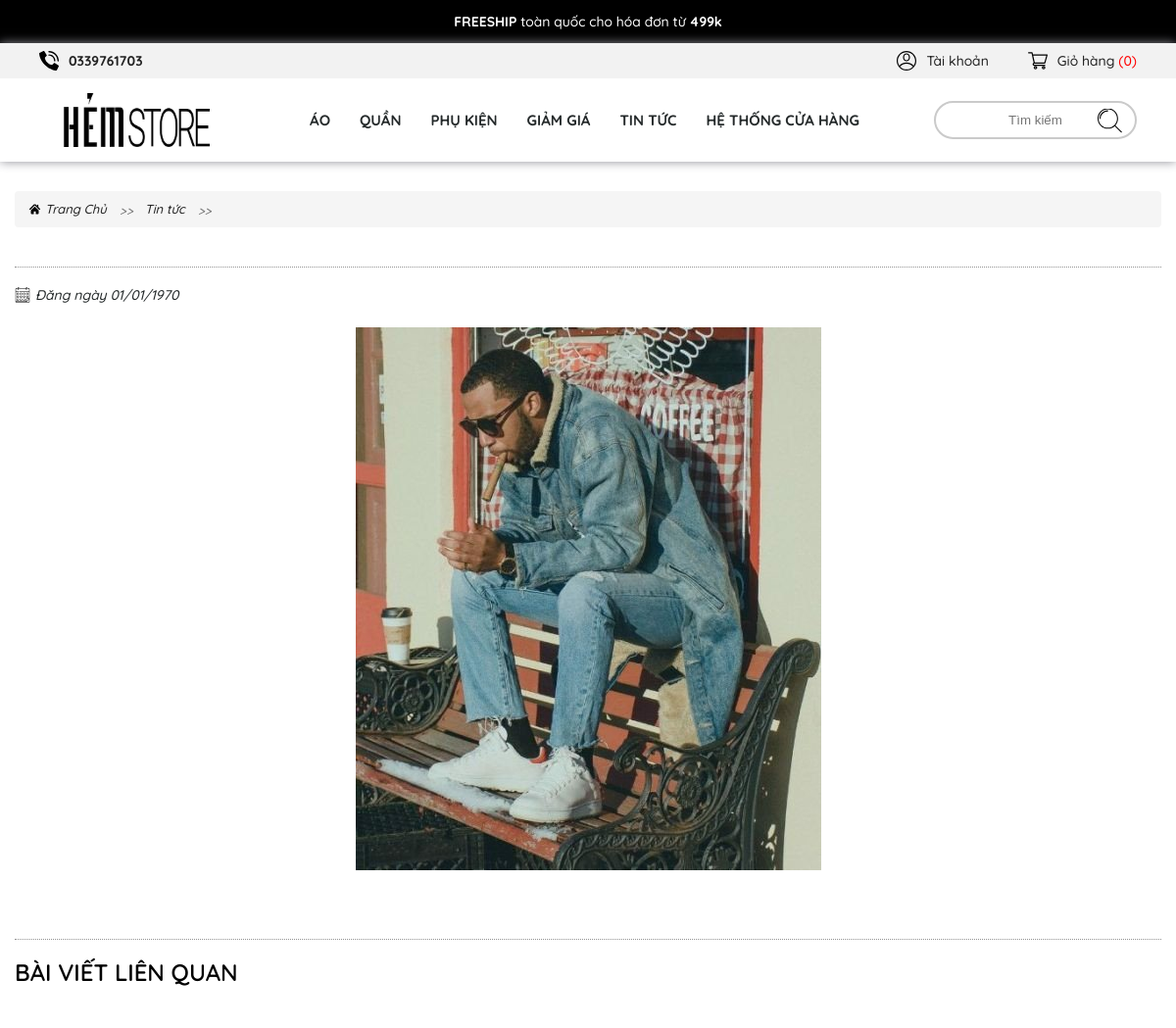
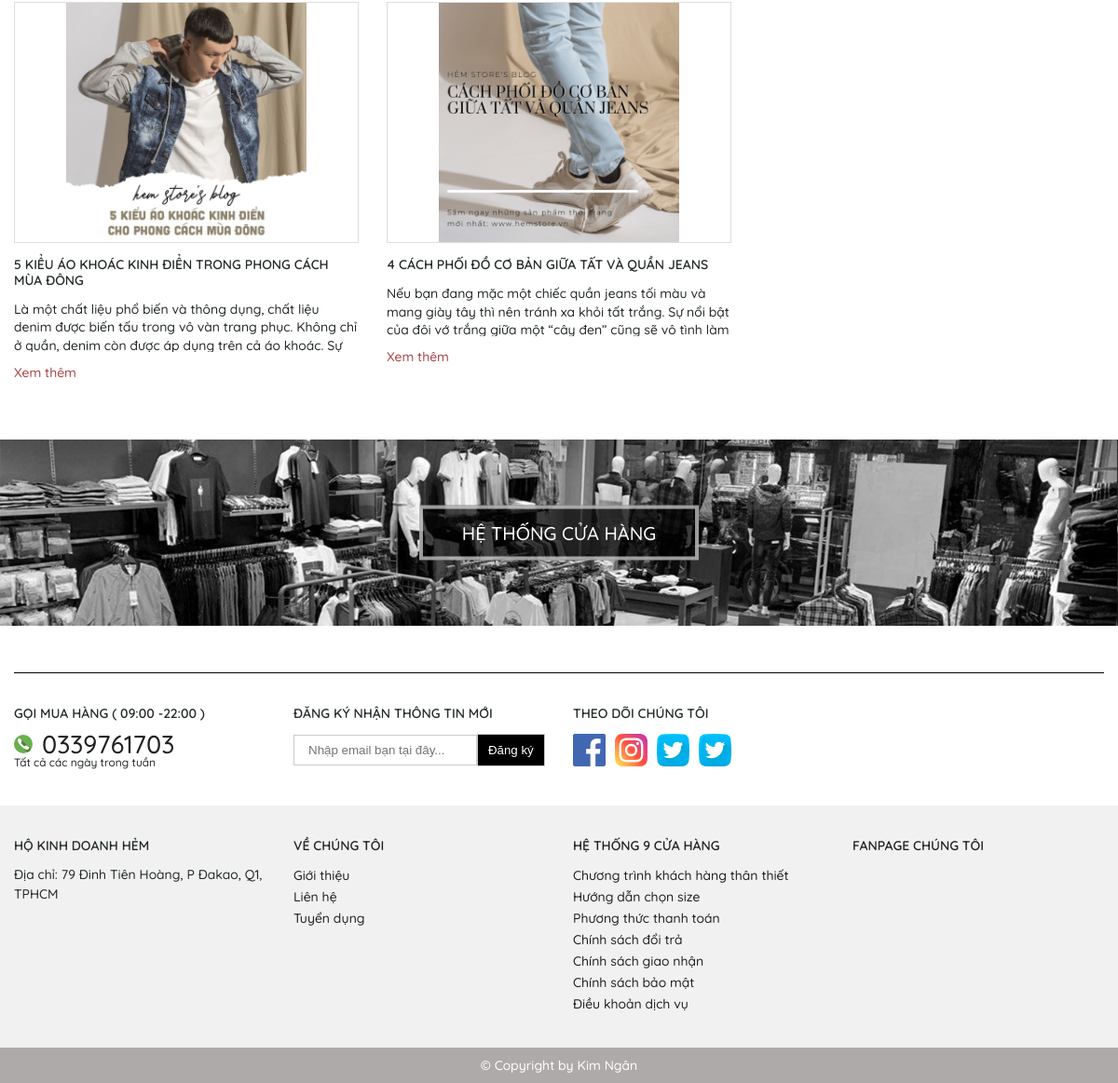
Page /new-details.php on the committed database (2 pictures, top to bottom).
### tables this page shows
CREATE TABLE `tbl_category` (
  `category_id` int(11) NOT NULL,
  `category_name` varchar(100) NOT NULL,
  `category_image` varchar(150) NOT NULL,
  `category_link` varchar(250) NOT NULL
);

CREATE TABLE `tbl_news` (
  `new_id` int(11) NOT NULL,
  `new_image` varchar(150) NOT NULL,
  `new_status` text NOT NULL,
  `new_title` varchar(150) NOT NULL,
  `new_date` timestamp NOT NULL DEFAULT current_timestamp() ON UPDATE current_timestamp()
);

### new-details.php (the view, shortened to what this page needs)
<?php
	include('./db/connect.php');
	include('./inc/header.php');
?>
<main class="blog-pages" id="new-details">
	<section class="breadcrumb-section center">
		<div class="container">
			<ul>
				<li><a href="index.html">
						<img src="img/home.svg" alt="" class="svg">
						<span>Trang Chủ</span>
					</a></li>
				<li>
					<a href="news.php">Tin tức</a>
				</li>
			</ul>
		</div>
	</section>
	<section class="detail-page">
		<div class="container">
			<div class="detail-page__wrap">
				<h2 class="heading">
				</h2>
				<div class="date-posting">
					<span>Đăng ngày <?php echo date("d/m/Y",strtotime($row_select_news['new_date']));?></span>
				</div>
				<div class="info" style="padding-bottom:15px;">
					<img src="img/news/new-dt.jpg" alt="">
					<div class="text">
					</div>
				</div>
			</div>
		</div>
	</section>
	<section class="news-section">
		<div class="container">
			<h2 class="heading">
				BÀI VIẾT LIÊN QUAN
			</h2>
			<div class="row news-list">
				<?php
				$sql_news = mysqli_query($con,"SELECT * FROM tbl_news WHERE NOT new_id = '$id'  ORDER BY new_id LIMIT 3 ");
				while($row_news = mysqli_fetch_array($sql_news)){
			?>
				<div class="col-lg-4 col-md-6">
					<div class="news-list__items">
						<a href="new-details.html" class="news-list__items">
							<div class="img">
								<img src="img/news/<?php echo $row_news['new_image'];?>"
									onerror="this.onerror=null;this.src='uploads/<?php echo $row_news['new_image'];?>'" alt="">
							</div>
						</a>
						<div class="news-text">
							<a href="new-details.html" class="news-title">
								<h3>
									<?php echo $row_news['new_title'];?>
								</h3>
							</a>
							<p class="desc">
								<?php echo $row_news['new_status'];?>
							</p>
							<a href="new-details.php?id=<?php echo $row_news['new_id']?>" class="btn btn-news">Xem thêm</a>
						</div>
					</div>
				</div>
				<?php
				}
				?>
			</div>
		</div>
	</section>
</main>
<?php
	include('./inc/footer.php');
?>

### inc/header.php (shortened to what this page needs)
<!DOCTYPE html>
<html>
<head>
	<link rel="stylesheet" href="dest/style.min.css">
	<link rel="stylesheet" href="dest/fonts.css">
	<link rel="stylesheet" href="dest/stylelibs.min.css">
</head>
<body>
	<div class="wrapper">
		<div class="noti-minigame">
			<p>
				<b>FREESHIP</b>
				toàn quốc cho hóa đơn từ
				<b>499k</b>
			</p>
		</div>
		<header>
			<nav class="header-top">
				<div class="container-fluid">
					<div class="header-top__menu">
						<ul>
							<li class="tel">
								<a href="tel:0339761703">
									<span>0339761703</span>
								</a>
							</li>
							<li>
								<a href="user.php">
									<span>Tài khoản</span>
								</a>
							</li>
							<li>
								<a href="" class="cart" data-togle="cart-section">
									<?php
										$i = 0;
									?>
									<span>Giỏ hàng <b style="color:red;">(<?php echo $i;?>)</b></span>
								</a>
							</li>
						</ul>
					</div>
				</div>
			</nav>
			<nav class="header-desktop ">
				<div class="container-fluid">
					<div class="header-desktop__menu">
						<div class="logo">
							<a href="index.php">
								<img src="img/logo.png" alt="">
							</a>
						</div>
						<ul class="menu">
							<?php
									$sql_menu = mysqli_query($con,"SELECT * FROM tbl_category");
									while($row_menu = mysqli_fetch_array($sql_menu)){
								?>
							<li>
								<a href="<?php echo $row_menu['category_link'];?>.php">
									<span><?php echo $row_menu['category_name'];?></span>
								</a>
							</li>
							<?php
									}
								?>
							<li>
								<a href="discount.php">
									<span>giảm giá</span>
								</a>
							</li>
							<li>
								<a href="news.php">
									<span>TIN TỨC</span>
								</a>
							</li>
							<li>
								<a href="contact.html">
									<span>hệ thống cửa hàng</span>
								</a>
							</li>
						</ul>
						<div class="search">
							<input type="text" placeholder="Tìm kiếm">
							<a href="">
								<img src="img/search.svg" alt="" class="svg search">
							</a>
						</div>
					</div>
				</div>
			</nav>
		</header>

### inc/header.php (style rules this page uses)
header .header-top ul li a.cart::after { content: ""; }

### new-details.php (style rules this page uses)
.text { padding: 20px 0; line-height: 1.55; }

### inc/footer.php (style rules this page uses)
input[type="text"] { margin-right: 6px; width: 60px; text-align: center; }

### rows in the picture
tbl_category: category_name "ÁO"
tbl_category: category_name "QUẦN"
tbl_category: category_name "PHỤ KIỆN"
tbl_news: new_image (picture), new_title "5 KIỂU ÁO KHOÁC KINH ĐIỂN TRONG PHONG CÁCH MÙA ĐÔNG", new_status "Là một chất liệu phổ biến và thông dụng, chất liệu denim được biến tấu trong vô vàn trang phục. Không chỉ ở quần, denim còn được áp dụng trên cả áo khoác. Sự…"
tbl_news: new_image (picture), new_title "4 CÁCH PHỐI ĐỒ CƠ BẢN GIỮA TẤT VÀ QUẦN JEANS", new_status "Nếu bạn đang mặc một chiếc quần jeans tối màu và mang giày tây thì nên tránh xa khỏi tất trắng. Sự nổi bật của đôi vớ trắng giữa một “cây đen” cũng sẽ vô tình làm…"

### other values in the picture
$i "0"
date("d/m/Y",strtotime($row_select_news['new_date'])) "01/01/1970"
